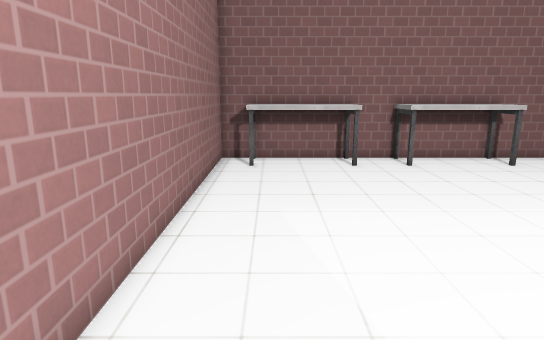
[1] (above)

16 first-person views from a walk through a level from a Godot 3-D game. The camera is 1.4 m above the floor, tilts 12° down and sees 75° across. The floor is counted in squares, 0.5 m on a side. Each view is taken from the middle of a square. On the plan, view 1 faces up. The plan holds only what a view shows up to about 20 squares ahead; the rest is blank. The place goes on beyond the plan. Door leaves are left out where a doorway can be walked through. Some surface patterns are stand-ins.

[2]
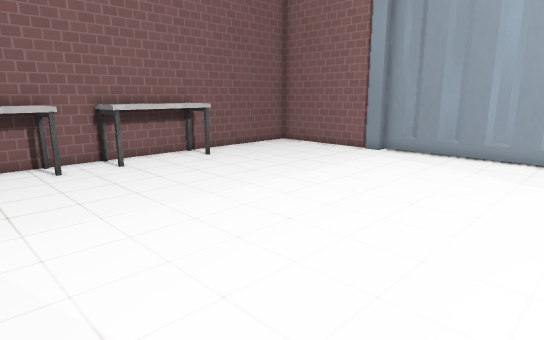

[3]
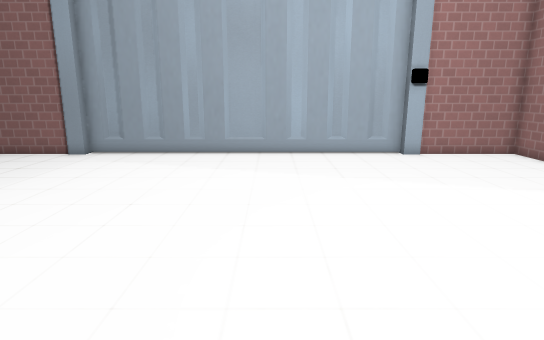

[4]
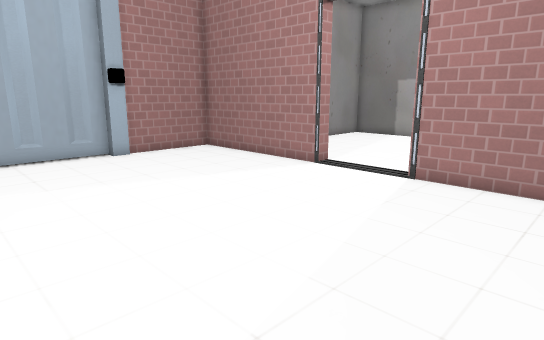

[5]
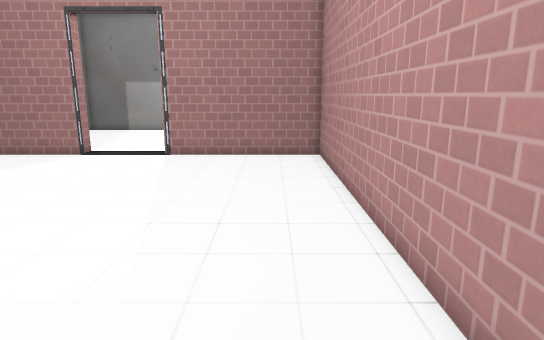

[6]
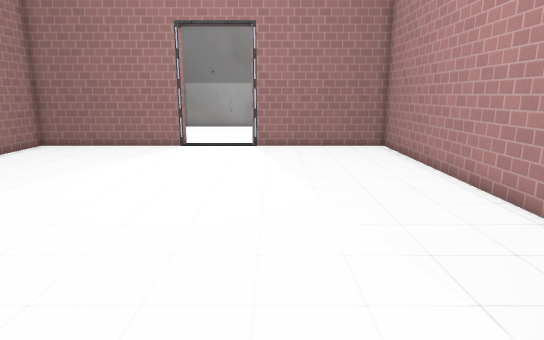

[7]
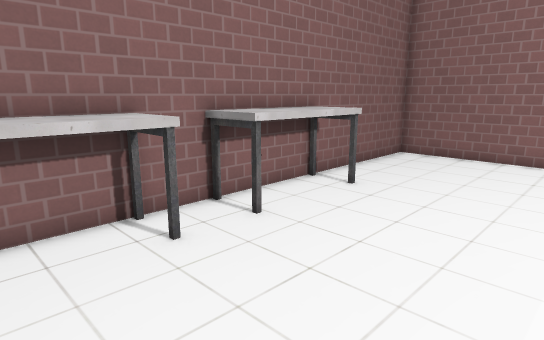

[8]
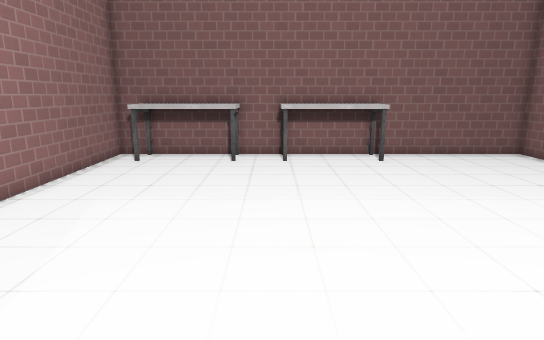

[9]
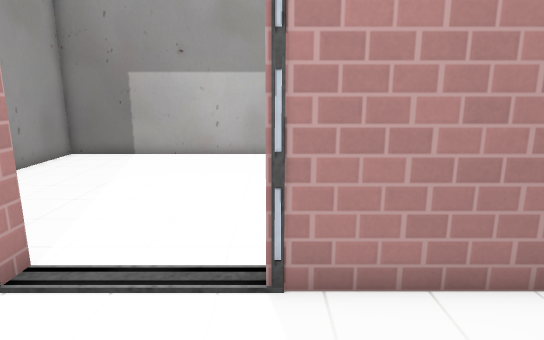

[10]
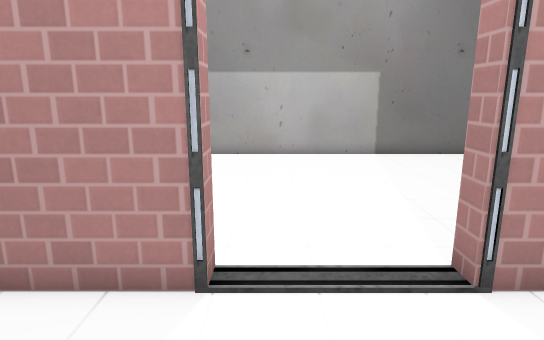

[11]
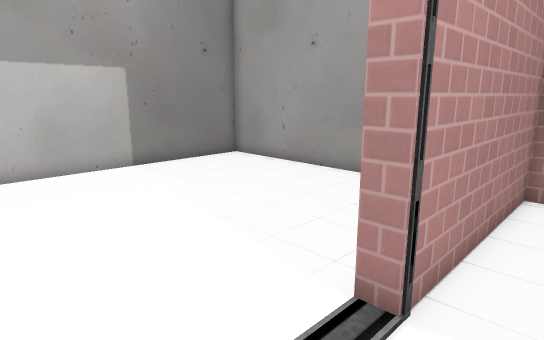

[12]
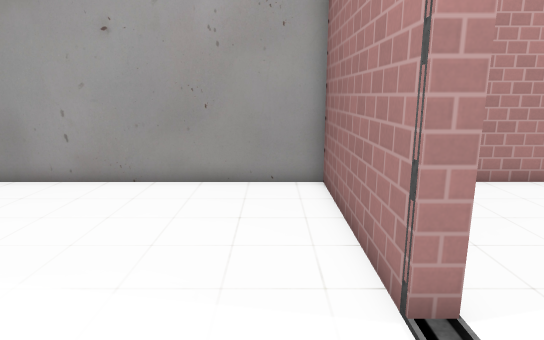

[13]
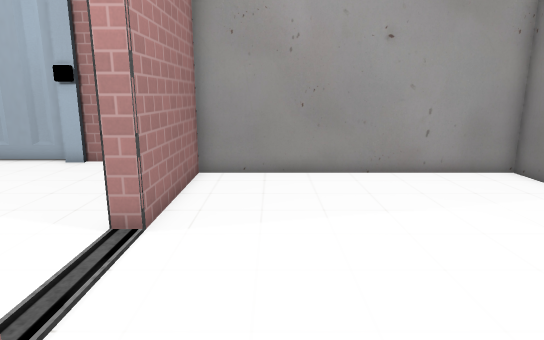

[14]
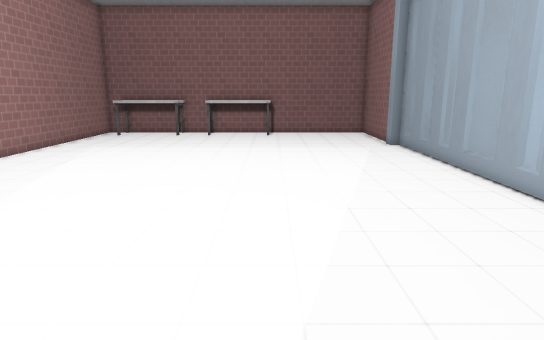

[15]
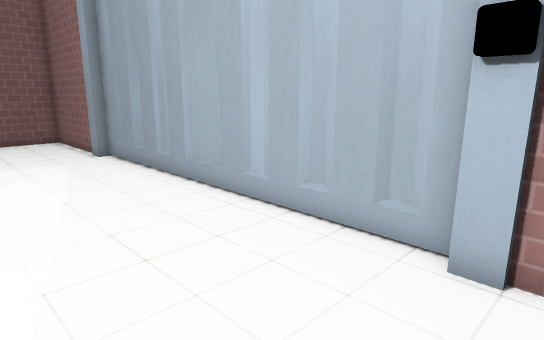

[16]
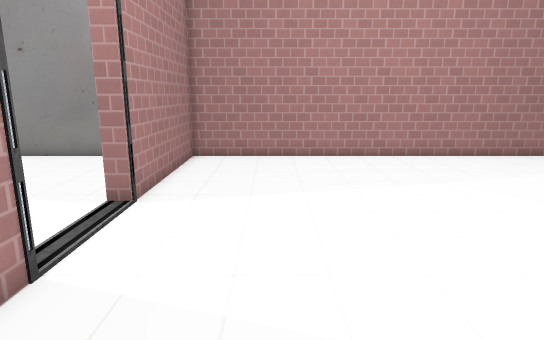

### Floor plan
Key: @ floor where view 1 was taken; # wall or solid block; . floor; D open door; ^ raised ledge; O other object.
Columns run from 2 left of view 1 to 17 right of it. Each row starts with its distance up from view 1.
 16 ##^^^^##^^^^########
 15 #^^^^^..^^^^^......#
 14 #^^^^^..^^^^^......#
 13 #..................#
 12 #..................#
 11 #..................#
 10 #..................#
  9 #..................#
  8 #..................#
  7 #..................#
  6 #..................#
  5 #..................#
  4 #..................#
  3 #..................#
  2 #..................#
  1 #..................#
  0 #.@................#
 -1 #..................#
 -2 #..................#
 -3 #..................#
 -4 #..................#
 -5 #..................#
 -6 #..................#
 -7 #.................OO
 -8 #..................#
 -9 #..................#
-10 #..................#
-11 #..................#
-12 ######DDDDDDD#######
-13 #................#
-14 #................#
-15 #................#
-16 #................#
-17 #................#
-18 #................#
-19 #................#
-20 #................#
-21 #................#
-22 #................#
-23 #................#
-24 ##################

Positions as (right, up) in squares from view 1, and headings:
1: (0, 0), facing up
2: (0, 0), facing up-right
3: (0, 0), facing right
4: (0, 0), facing down-right
5: (0, 5), facing down
6: (4, 8), facing down
7: (0, 8), facing up-right
8: (5, -1), facing up
9: (5, -7), facing down
10: (8, -7), facing down
11: (9, -10), facing down-left
12: (9, -14), facing left
13: (2, -15), facing right
14: (10, -11), facing up
15: (11, -8), facing up-right
16: (14, -8), facing left
